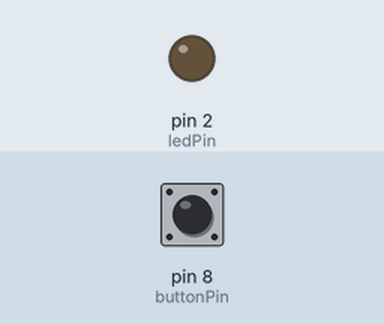
Bench run of a sketch on a simulated Arduino Uno, built with avr-gcc and run on an emulated ATmega328P. On the bench: output pins drawn as LEDs (lit = HIGH). The test bench sets the inputs (shaded band); at power-on: pin 8 (buttonPin) LOW.

Above: at 1.2 s.
1.3 s: pin 8 (buttonPin) pulled HIGH for 0.15 s
At 1.37 s:
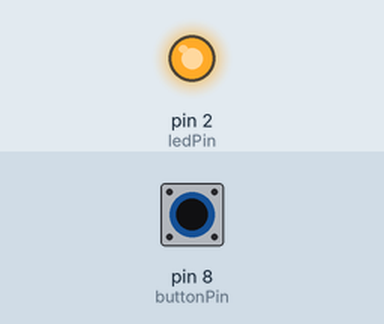
2.9 s: pin 8 (buttonPin) pulled HIGH for 3.2 s
At 6.9 s:
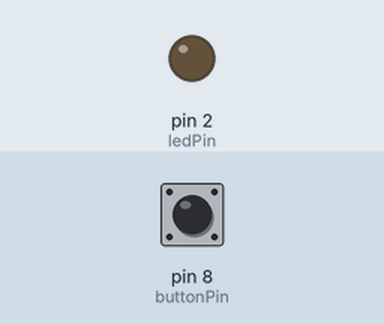
Timing chart, 0 to 8.4 s (numbered marks = the images above; inputs shaded):
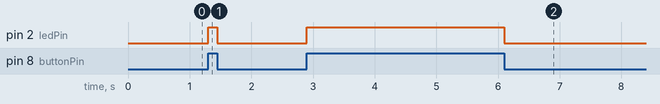

The sketch:

LEDonWhenButtonPushed.ino
```cpp
const int buttonPin = 8, ledPin = 2; bool isButtonPressed = false; void setup() { pinMode(buttonPin, INPUT); pinMode(ledPin, OUTPUT); digitalWrite(ledPin, LOW); } void loop() { bool buttonState = digitalRead(buttonPin); if (buttonState == HIGH) { digitalWrite(ledPin, HIGH); isButtonPressed = true; } else { if (isButtonPressed) { digitalWrite(ledPin, LOW); isButtonPressed = false; } } }
```

Measured:
- after the input at 1.3 s, pin 2 (ledPin): LOW → HIGH at once, → LOW 0.15 s later
- after the input at 2.9 s, pin 2 (ledPin): LOW → HIGH at once, → LOW 3.2 s later
